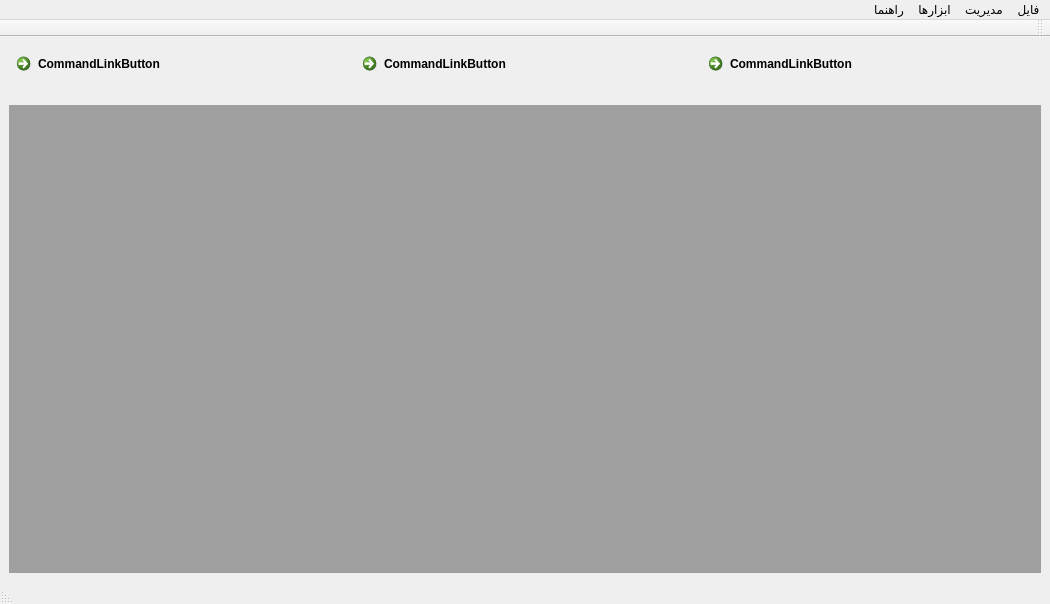
<?xml version="1.0" encoding="UTF-8"?>
<ui version="4.0">
 <class>MainWindow</class>
 <widget class="QMainWindow" name="MainWindow">
  <property name="geometry">
   <rect>
    <x>0</x>
    <y>0</y>
    <width>1050</width>
    <height>604</height>
   </rect>
  </property>
  <property name="windowTitle">
   <string>تکوینگر</string>
  </property>
  <property name="layoutDirection">
   <enum>Qt::LayoutDirection::RightToLeft</enum>
  </property>
  <widget class="QWidget" name="centralwidget">
   <layout class="QVBoxLayout" name="verticalLayout">
    <property name="spacing">
     <number>0</number>
    </property>
    <property name="leftMargin">
     <number>0</number>
    </property>
    <property name="topMargin">
     <number>0</number>
    </property>
    <property name="rightMargin">
     <number>0</number>
    </property>
    <property name="bottomMargin">
     <number>0</number>
    </property>
    <item>
     <widget class="QStackedWidget" name="stackedWidgetTopArea">
      <property name="sizePolicy">
       <sizepolicy hsizetype="Minimum" vsizetype="Fixed">
        <horstretch>0</horstretch>
        <verstretch>0</verstretch>
       </sizepolicy>
      </property>
      <widget class="QWidget" name="page_2">
       <property name="sizePolicy">
        <sizepolicy hsizetype="Preferred" vsizetype="Fixed">
         <horstretch>0</horstretch>
         <verstretch>0</verstretch>
        </sizepolicy>
       </property>
       <layout class="QGridLayout" name="gridLayout">
        <item row="0" column="0">
         <widget class="QCommandLinkButton" name="commandLinkButton_3">
          <property name="sizePolicy">
           <sizepolicy hsizetype="Minimum" vsizetype="Fixed">
            <horstretch>0</horstretch>
            <verstretch>0</verstretch>
           </sizepolicy>
          </property>
          <property name="text">
           <string>CommandLinkButton</string>
          </property>
         </widget>
        </item>
        <item row="0" column="2">
         <widget class="QCommandLinkButton" name="commandLinkButton">
          <property name="sizePolicy">
           <sizepolicy hsizetype="Minimum" vsizetype="Fixed">
            <horstretch>0</horstretch>
            <verstretch>0</verstretch>
           </sizepolicy>
          </property>
          <property name="text">
           <string>CommandLinkButton</string>
          </property>
         </widget>
        </item>
        <item row="0" column="1">
         <widget class="QCommandLinkButton" name="commandLinkButton_2">
          <property name="sizePolicy">
           <sizepolicy hsizetype="Minimum" vsizetype="Fixed">
            <horstretch>0</horstretch>
            <verstretch>0</verstretch>
           </sizepolicy>
          </property>
          <property name="text">
           <string>CommandLinkButton</string>
          </property>
         </widget>
        </item>
       </layout>
      </widget>
      <widget class="QWidget" name="page_3"/>
     </widget>
    </item>
    <item>
     <widget class="QStackedWidget" name="stackedWidgetMain">
      <property name="currentIndex">
       <number>0</number>
      </property>
      <widget class="QWidget" name="pageMdiArea">
       <layout class="QGridLayout" name="gridLayout_2">
        <item row="0" column="0">
         <widget class="QMdiArea" name="mdiArea"/>
        </item>
       </layout>
      </widget>
      <widget class="QWidget" name="page"/>
     </widget>
    </item>
   </layout>
  </widget>
  <widget class="QMenuBar" name="menubar">
   <property name="geometry">
    <rect>
     <x>0</x>
     <y>0</y>
     <width>1050</width>
     <height>25</height>
    </rect>
   </property>
   <widget class="QMenu" name="menu">
    <property name="title">
     <string>فایل</string>
    </property>
    <addaction name="actQuit"/>
   </widget>
   <widget class="QMenu" name="menu_2">
    <property name="title">
     <string>ابزارها</string>
    </property>
    <addaction name="action_4"/>
    <addaction name="separator"/>
    <addaction name="action_6"/>
   </widget>
   <widget class="QMenu" name="menu_3">
    <property name="title">
     <string>راهنما</string>
    </property>
    <addaction name="actHelp"/>
    <addaction name="actAbout"/>
   </widget>
   <widget class="QMenu" name="menulndvdj">
    <property name="title">
     <string>مدیریت</string>
    </property>
    <addaction name="action_5"/>
    <addaction name="action_7"/>
    <addaction name="action_8"/>
   </widget>
   <addaction name="menu"/>
   <addaction name="menulndvdj"/>
   <addaction name="menu_2"/>
   <addaction name="menu_3"/>
  </widget>
  <widget class="QStatusBar" name="statusbar"/>
  <widget class="QToolBar" name="toolBar">
   <property name="windowTitle">
    <string>toolBar</string>
   </property>
   <attribute name="toolBarArea">
    <enum>TopToolBarArea</enum>
   </attribute>
   <attribute name="toolBarBreak">
    <bool>false</bool>
   </attribute>
  </widget>
  <action name="actHelp">
   <property name="text">
    <string>راهنمای برنامه</string>
   </property>
   <property name="shortcut">
    <string>F1</string>
   </property>
  </action>
  <action name="actAbout">
   <property name="text">
    <string>درباره برنامه</string>
   </property>
   <property name="shortcut">
    <string>F2</string>
   </property>
  </action>
  <action name="actQuit">
   <property name="text">
    <string>بستن</string>
   </property>
   <property name="shortcut">
    <string>Ctrl+Q</string>
   </property>
  </action>
  <action name="action_4">
   <property name="text">
    <string>محاسبه کارمزد</string>
   </property>
  </action>
  <action name="action_6">
   <property name="text">
    <string>فاکتور نویس</string>
   </property>
  </action>
  <action name="action_5">
   <property name="text">
    <string>پروژه‌ها</string>
   </property>
  </action>
  <action name="action_7">
   <property name="text">
    <string>پرسنل</string>
   </property>
  </action>
  <action name="action_8">
   <property name="text">
    <string>سهامداران</string>
   </property>
  </action>
 </widget>
 <resources/>
 <connections/>
</ui>
